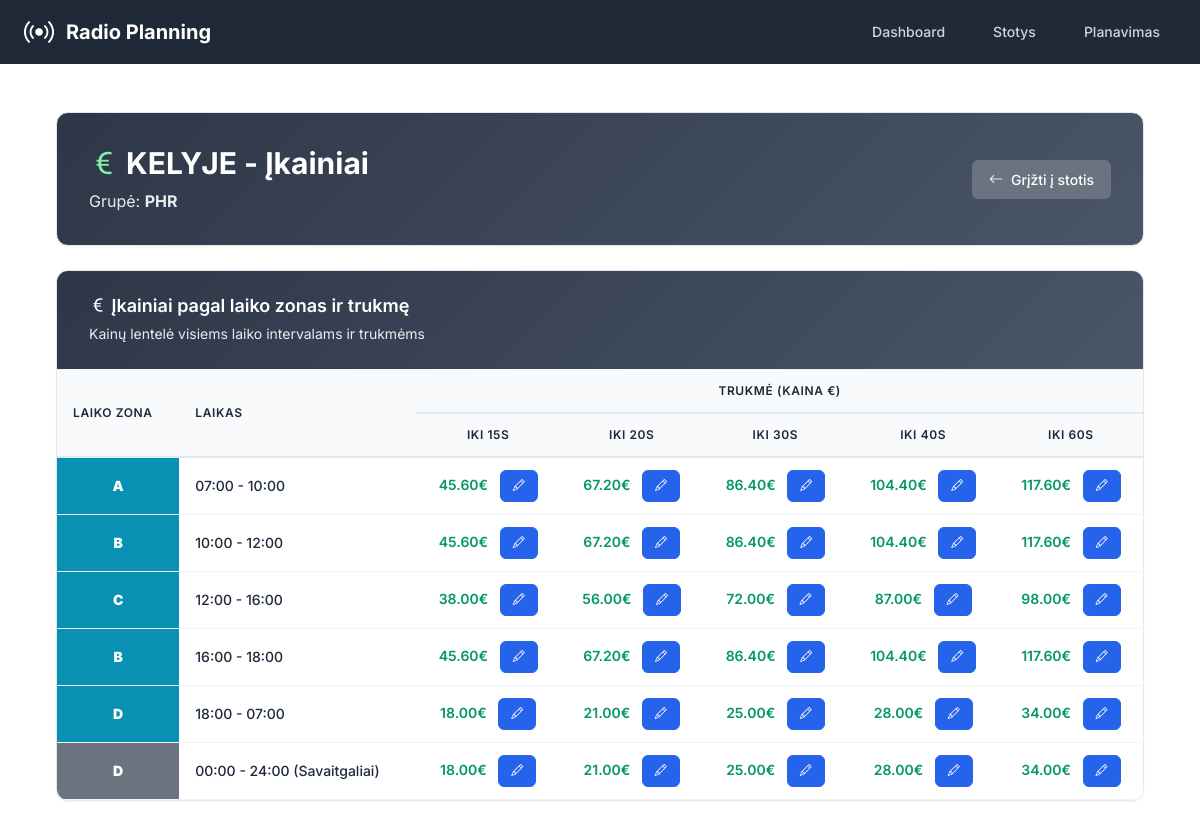
The page /stations/10/pricing on the database as committed earlier.
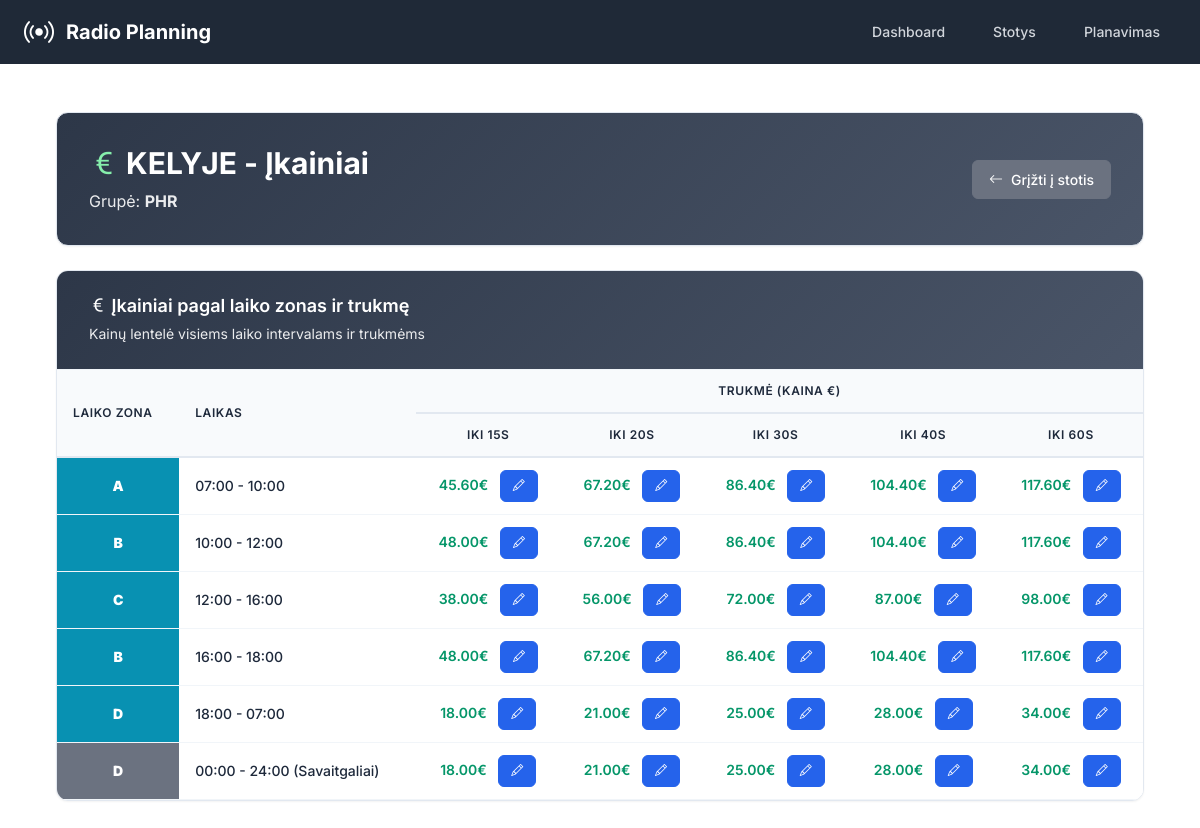
The same page on the database as committed later.
### app/models.py (models this page shows, shortened)
class StationZonePrice(db.Model):
    __tablename__ = 'station_zone_prices'
    id = db.Column(db.Integer, primary_key=True)
    station_id = db.Column(db.Integer, db.ForeignKey('radio_stations.id'), nullable=False)
    zone = db.Column(db.String(10), nullable=False)  # A, B, C, D
    duration = db.Column(db.String(10), nullable=False)  # 15s, 20s, 30s, 40s, 60s
    price = db.Column(db.Float, default=0.0)
    is_weekend = db.Column(db.Boolean, default=False)
    created_at = db.Column(db.DateTime, default=datetime.utcnow)
    updated_at = db.Column(db.DateTime, default=datetime.utcnow, onupdate=datetime.utcnow)
    station = db.relationship('RadioStation', backref='zone_prices')

### app/routes.py (the view)
@main_bp.route('/stations/<int:station_id>/pricing')
def station_pricing(station_id):
    station = RadioStation.query.get_or_404(station_id)
    price_zones = [
        {'zone_letter': 'A', 'time_range': '07:00 - 10:00', 'is_weekend': False},
        {'zone_letter': 'B', 'time_range': '10:00 - 12:00', 'is_weekend': False},
        {'zone_letter': 'C', 'time_range': '12:00 - 16:00', 'is_weekend': False},
        {'zone_letter': 'B', 'time_range': '16:00 - 18:00', 'is_weekend': False},
        {'zone_letter': 'D', 'time_range': '18:00 - 07:00', 'is_weekend': False},
        {'zone_letter': 'D', 'time_range': '00:00 - 24:00 (Savaitgaliai)', 'is_weekend': True},
    ]
    zone_prices = {}
    from app.models import StationZonePrice
    stored_prices = StationZonePrice.query.filter_by(station_id=station_id).all()
    for price in stored_prices:
        key = f"{price.zone}_{price.duration}"
        zone_prices[key] = price.price
    return render_template('station_pricing.html',
                         station=station,
                         price_zones=price_zones,
                         zone_prices=zone_prices)

### app/templates/station_pricing.html (shortened to what this page needs)
{% extends "base.html" %}
{% block content %}
<div class="container-fluid p-0">
    <div class="dashboard-header mb-4">
        <div class="header-content">
            <div class="flex justify-between items-center">
                <div>
                    <h1 class="text-3xl font-bold mb-2">
                        <i class="bi bi-currency-euro text-green-300"></i>
                        {{ station.name }} - Įkainiai
                    </h1>
                    <p class="opacity-90">Grupė: <strong>{{ station.group.name }}</strong></p>
                </div>
                <a href="{{ url_for('main.stations') }}" class="btn-professional btn-secondary">
                    <i class="bi bi-arrow-left"></i>
                    <span>Grįžti į stotis</span>
                </a>
            </div>
        </div>
    </div>
    <div class="professional-section">
        <div class="section-header">
            <div class="section-title">
                <h3>
                    <i class="bi bi-currency-euro"></i>
                    Įkainiai pagal laiko zonas ir trukmę
                </h3>
                <span class="section-subtitle">Kainų lentelė visiems laiko intervalams ir trukmėms</span>
            </div>
        </div>
        <div class="table-container">
            <div class="table-responsive">
                <table class="professional-table">
                    <thead>
                        <tr>
                            <th rowspan="2" class="align-middle">Laiko zona</th>
                            <th rowspan="2" class="align-middle">Laikas</th>
                            <th colspan="5" class="text-center">Trukmė (kaina €)</th>
                        </tr>
                        <tr>
                            <th class="text-center">iki 15s</th>
                            <th class="text-center">iki 20s</th>
                            <th class="text-center">iki 30s</th>
                            <th class="text-center">iki 40s</th>
                            <th class="text-center">iki 60s</th>
                        </tr>
                    </thead>
                    <tbody>
                        {% for zone in price_zones %}
                        <tr class="{{ 'weekend-row' if zone.is_weekend else '' }}">
                            <td class="text-center zone-cell">
                                <strong>{{ zone.zone_letter }}</strong>
                            </td>
                            <td class="time-cell">
                                {{ zone.time_range }}
                            </td>
                            {% for duration in ['15s', '20s', '30s', '40s', '60s'] %}
                            <td class="text-center price-cell">
                                {% set price_key = zone.zone_letter + '_' + duration %}
                                {% set zone_price = zone_prices.get(price_key, 0) %}
                                <span class="price-display" data-zone="{{ zone.zone_letter }}" data-duration="{{ duration }}">
                                    <span class="price-value">{{ "%.2f"|format(zone_price) }}€</span>
                                </span>
                                <button class="btn-professional btn-primary btn-sm edit-price-btn"
                                        data-zone="{{ zone.zone_letter }}" data-duration="{{ duration }}"
                                        title="Redaguoti">
                                    <i class="bi bi-pencil"></i>
                                </button>
                            </td>
                            {% endfor %}
                        </tr>
                        {% endfor %}
                    </tbody>
                </table>
            </div>
        </div>
    </div>
</div>
{% endblock %}

Rows that differ between the two databases and show on the page:
changed StationZonePrice (number 6 of 20 on the later page): price 45.6 → 48 (drawn)
Other text that changed with them:
list line gone: "45.60"
new list line: "48.00"
